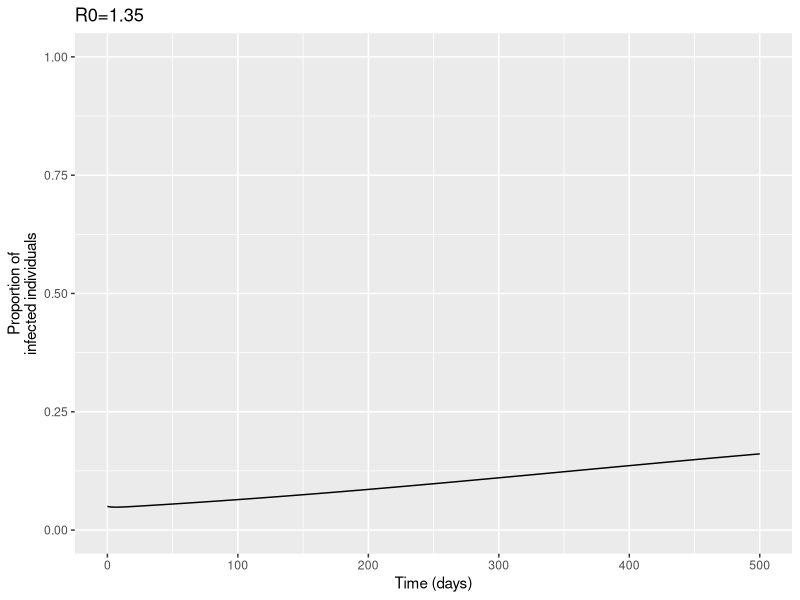
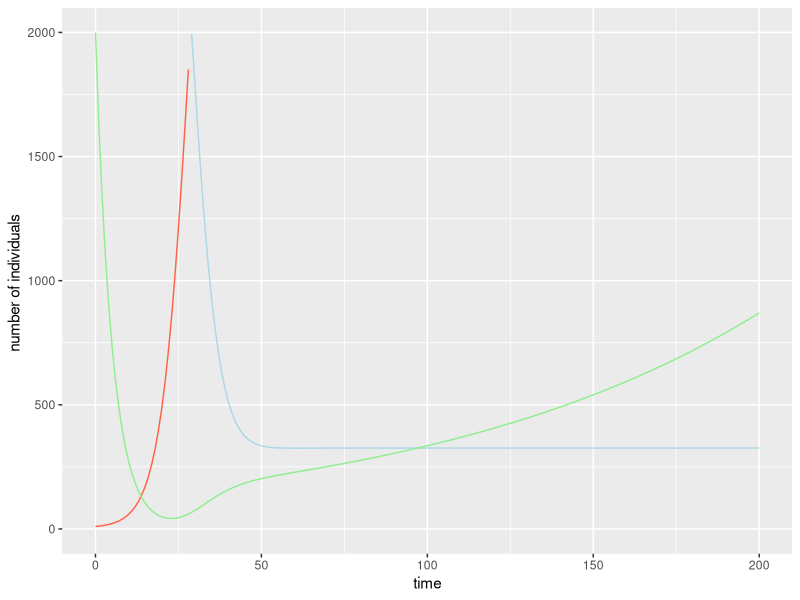
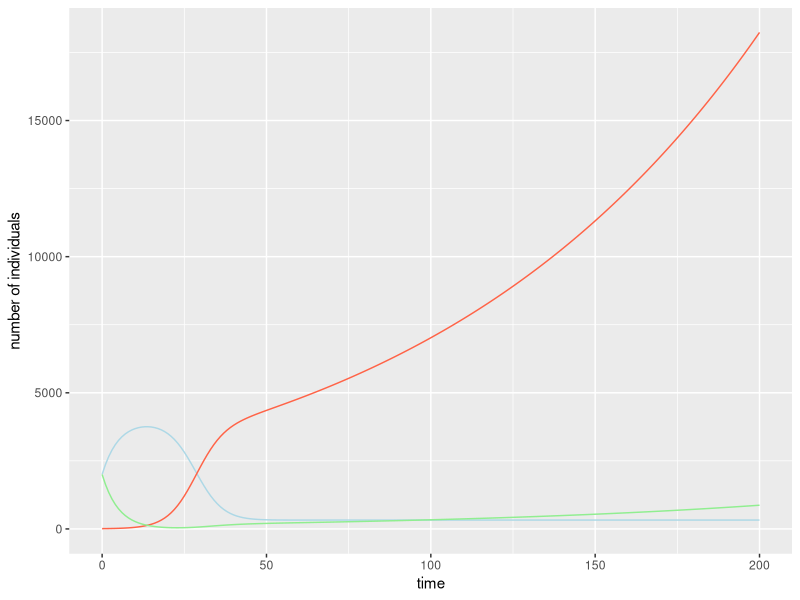

These figures' R source, in order:
## ---- chunk 1
knitr::opts_chunk$set(echo = TRUE)
## ---- chunk 2
library(deSolve)
library(ggplot2)
## ---- chunk 3
m=10 # relative density mosquito/human
a=0.9 # biting rate
b=0.09 # probability that a bite successfully infects the human
c=0.5 # probability that a bite successfully infects the mosquito
p =0.95 # mosquito survival ( exp(-g) where g is the mortality rate for the mosquito)
v=12 # extrinsic incubation period
r=40/80 # recovery rate in human

## ---- chunk 4
theta_init =c("m"=m,"a"=a,"b"=b, "c"=c,"p"=p,"v"=v, "r"=r)
theta_init =c("m"=10,"a"=0.25,"b"=0.09, "c"=1,"p"=0.95,"v"=12, "r"=1/80)
theta_init =c("m"=100,"a"=0.5,"b"=0.09, "c"=1,"p"=0.9,"v"=12, "r"=1/80)
theta_init =c("m"=2000,"a"=0.1*(1/3),"b"=0.09, "c"=1,"p"=0.75,"v"=12, "r"=1/80)

theta_init =c("m"=2000,"a"=(1/40)*(1/2),"b"=0.09, "c"=1,"p"=0.8,"v"=9, "r"=1/80)

## ---- chunk 5
##SIR model
RossMacDonald<-function(t,x,parms){
  # version from Smith and McKenzie, 2004
  
  ## state variables
  Hi = x[1]
  Vi = x[2]
  
  ## parameter values
  m = parms["m"]
  a = parms["a"]
  b = parms["b"]
  c = parms["c"]
  p = parms["p"]
  v = parms["v"]
  r = parms["r"]
  g= -log(p)
  
  ##variations
  dHi=m*a*b*(1-Hi)*Vi - r*Hi
  dVi= a*c*Hi*(exp(-g*v)-Vi) - g*Vi
  res  = c(dHi, dVi)
  list(res)
}

simulate_RM=function(parameters){
  
  #parameters
  parms = c(parameters["m"],parameters["a"],
            parameters["b"],parameters["c"],
            parameters["p"],parameters["v"],
            parameters["r"])
  
  #initial conditions
  init <- c(0.05,0)  
  
  #simulation
  temps <- seq(0,500) 
  solveRM <- lsoda(y =init, times=temps, func = RossMacDonald, 
                   parms = parms)
  solutionRM=as.data.frame(solveRM)
  names(solutionRM)=c("time","Hi","Vi")
  
  return(solutionRM)
}

calculate_R0=function(parameters){
  return(c("R0"=as.numeric(parameters["m"]*(parameters["a"]^2)*parameters["b"]*parameters["c"]*(parameters["p"]^parameters["v"])/parameters["r"]/(-log(parameters["p"])))))
}

simul=simulate_RM(parameters = theta_init)

ggplot(simul)+
  geom_line(aes(x=time, y=Hi))+ ylim(0,1)+
  labs(y="Proportion of\ninfected individuals", x="Time (days)")+
  ggtitle(paste0("R0=",round(calculate_R0(theta_init),2)))


## ---- chunk 6
library(deSolve)
library(tidyverse)

# color palette
ibara = c("lightblue", "#fec44f", "#d95f0e", "grey8", "lightgreen")
# # Model parameters 
r = 0.01 # Recovery rate
b = 0.02 # Transmission rate
I = 1000 # Proportion  of the Infected Population
S = 1000 # Proportion  of the Susceptive Population
N =  S + I  # Total Population

# ODE equations 
SIS_Model <- function(t , x , parms){
  
  # State variable 
  S = x[1]
  I = x[2]
  R = x[3]
  N = 20000
  
  # Model parameters 
  b = parms["b"]
  r = parms["r"]
  c = parms["c"]
  
  # Model equations 
  # dS <- -b*(1-S)*I + I*r 
  # dI <-  b*(1-S)*I - I*r
  # list(c(dS,dI))
  
  #Model assumption
  dS <- -b*(S/N)*I + I*r + c*R
  dI <-  b*(S/N)*I - I*r
  dR <- I*r - c*R
  list(c(dS,dI, dR))
}


# Simmulating ths model '

simulate_SIS = function(parameters){
  
  # create the functions that would simulate the model
  
  
  #parameters
  parms =c(parameters["b"],
           parameters["r"],
           parameters["c"])
  
  #initial conditions
  N=2000
  #states <- c(S=0.7,I=0.3) 
  states <- c(S=2000,I=10, R=2000)
  
  # simulation time 
  times <- seq(0, 200, by = 1)
  
  times <- seq(0, 200, by = 1)
  
  # solver of the eq. of the model
  output_sis <- ode(y = states, times = times, func = SIS_Model, parms = parameters) %>% 
    as_tibble()
  
  names(output_sis) = c("time","S","I", "R")
  
  
  return(output_sis)
  
}

# Definition of parameters
# start with these values
parameters <- c(b=1.2, # transmission rate
                r=0.01, #,# recovery rate 
                c=0.2 # Rate of loss of immunity 
)
# simulate the model
simul = simulate_SIS(parameters) 
print(simul)
#View(simul)

# Plotting 
library(ggplot2)

ggplot(simul)+
  geom_line(aes(time, S), col= "lightblue") +
  geom_line(aes(time, I), col= "tomato") +
  geom_line(aes(time, R), col= "lightgreen") +
  scale_x_continuous("time") +
  scale_y_continuous("number of individuals ", limits = c(0,2000)
  )


# Parameter 

parameters <- c(b=0.5, # transmission rate
                r=1.1 ,# recovery rate 
                c=3.5 # Rate of loss of immunity 
)


library(ggplot2)
library(zoo)

# Check and clean data
  # Check for missing values
simul <- na.omit(simul)  # Remove NAs
simul$S <- na.approx(simul$S)  # Interpolate missing values
simul$I <- na.approx(simul$I)
simul$R <- na.approx(simul$R)
#summary(simul)
#View(simul)
# Check data range to avoid removed rows in plot
y_max <- max(simul$S, simul$I, simul$R, na.rm = TRUE)

# Plot
ggplot(simul) +
  geom_line(aes(time, S), col = "lightblue") +
  geom_line(aes(time, I), col = "tomato") +
  geom_line(aes(time, R), col = "lightgreen") +
  scale_x_continuous("time") +
  scale_y_continuous("number of individuals", limits = c(0, y_max))
